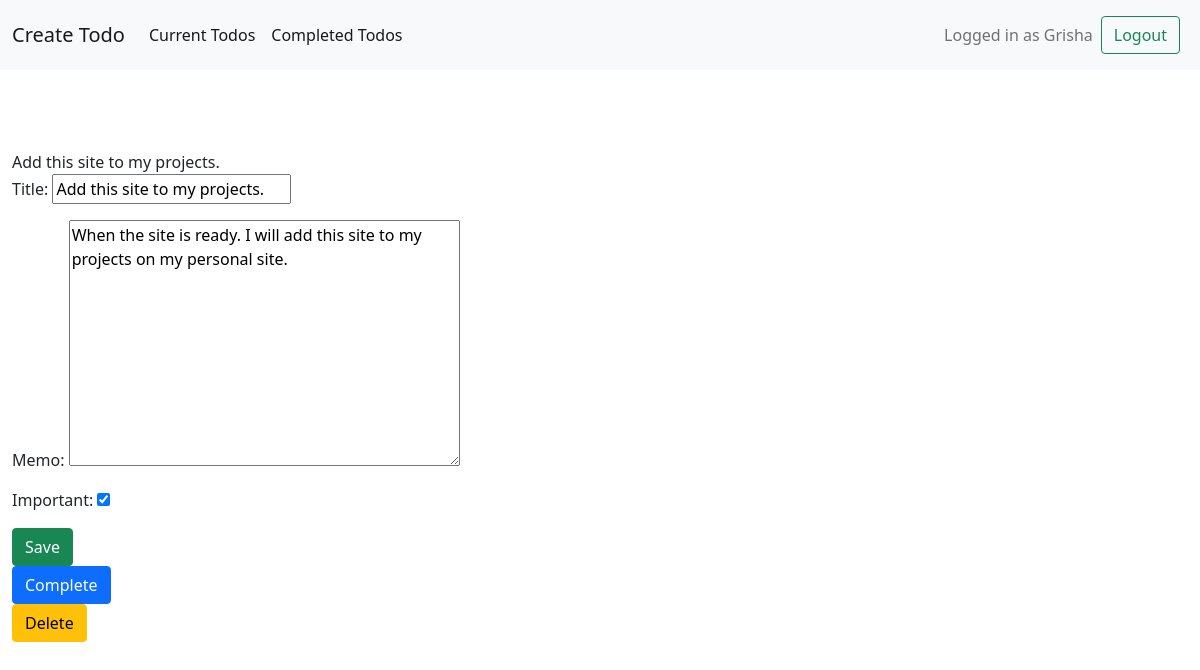
The page /todo/1 (signed in) on the database as committed earlier.
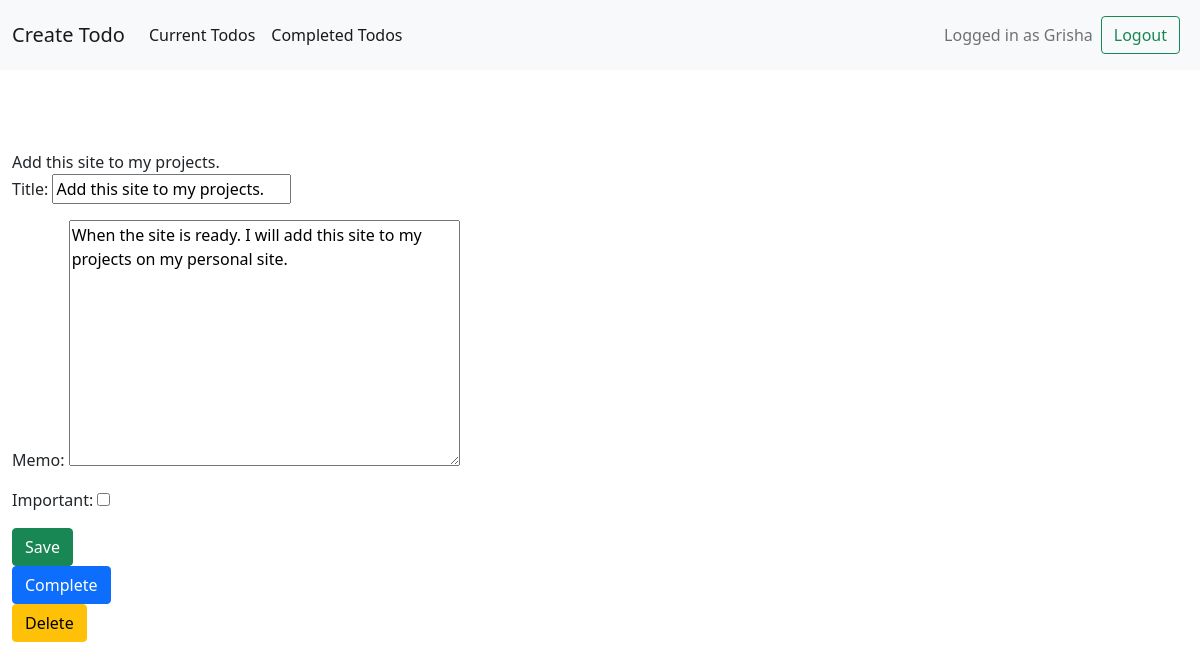
The same page on the database as committed later.
### todo/models.py (models this page shows, shortened)
class Todo(models.Model):
    title = models.CharField(max_length=100)
    memo = models.TextField(blank=True)
    created = models.DateTimeField(auto_now_add=True)
    datacompleted = models.DateTimeField(null=True, blank=True)
    important = models.BooleanField(default=False)
    user = models.ForeignKey(User, on_delete=models.CASCADE)

### todo/views.py (the view, shortened to what this page needs)
# urls.py: path('todo/<int:todo_pk>', views.viewtodo, name = 'viewtodo'),
@login_required
def viewtodo(request, todo_pk):
    todo = get_object_or_404(Todo, pk=todo_pk, user=request.user)
    if request.method == 'GET':
            form = TodoForm(instance=todo)
            return render(request, 'todo/viewtodo.html',{'todo':todo, 'form':form})

### todo/forms.py
class TodoForm(ModelForm):
    class Meta():
        model = Todo
        fields = ['title', 'memo', 'important']

### todo/templates/todo/viewtodo.html (shortened to what this page needs)
{% extends 'todo/base.html' %}
{% block content %}
{{ todo.title}}
<form method="POST">
  {{ form.as_p}}
  <button class="btn btn-success" type="submit">Save</button>
</form>
<form method="POST" action="{% url 'completetodo' todo.id %}">
  <button class="btn btn-primary" type="submit">Complete</button>
</form>
<form method="POST" action="{% url 'deletetodo' todo.id %}">
  <button class="btn btn-warning" type="submit">Delete</button>
</form>
{% endblock %}

### todo/templates/todo/base.html (shortened to what this page needs)
<!doctype html>
<html lang="en">
  <head>
    <link href="https://cdn.jsdelivr.net/npm/bootstrap@5.0.2/dist/css/bootstrap.min.css" rel="stylesheet">
  </head>
  <body>
    {% if user.is_authenticated %}
    <form action="{% url 'logoutuser' %}" method="POST">
        <nav class="navbar navbar-expand-lg navbar-light bg-light">
        <div class="container-xxl">
          <a class="navbar-brand" href="{% url 'createtodo' %}">Create Todo</a>
          <div class="collapse navbar-collapse" id="navbarText">
            <ul class="navbar-nav me-auto mb-2 mb-lg-0">
              <a class="nav-link active" aria-current="page" href="{% url 'currenttodos' %}">Current Todos</a>
              <a class="nav-link active" aria-current="page" href="{% url 'completedtodos' %}">Completed Todos</a>
            </ul>
              <span class="navbar-text">
                Logged in as {{ user.username }}
              </span>
              <div class="p-2 bd-highlight">
                <button class="btn btn-outline-success" type="submit">Logout</button>
              </div>
            </div>
          </div>
        </nav>
      </form>
    {% endif %}
    <div class="container-xxl">
    <br>
    <br>
    <br>
    {% block content %}{% endblock %}
    </div>
  </body>
</html>

Rows that differ between the two databases and show on the page:
changed Todo "Add this site to my projects.": important "☑" → "☐"
